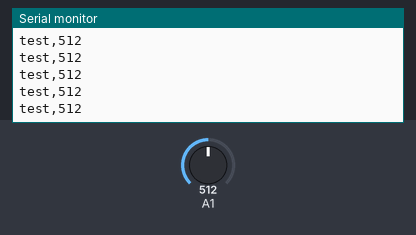
Bench run of a sketch on a simulated Arduino Uno, built with avr-gcc and run on an emulated ATmega328P. Parts: the last lines printed to the serial monitor. Inputs (shaded band) come from the test bench; at power-on: A1 = 512.

Above: at 1.2 s.
1.3 s: A1 set to 716
At 2.1 s:
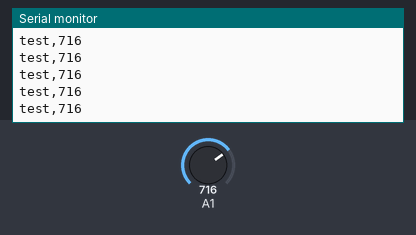
2.8 s: A1 set to 900
At 3.5 s:
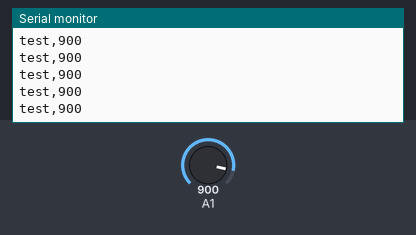
Timing chart, 0 to 5.8 s (numbered marks = the images above; inputs shaded):
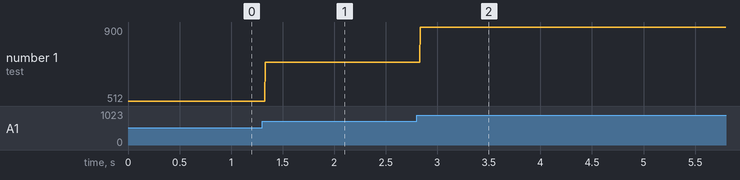

The sketch:

Current_sense_test.ino
```cpp
void setup() {
  Serial.begin(19200);
  pinMode(A1,INPUT);

}

void loop() {
  Serial.print("test,");
  Serial.println(analogRead(A1));
  // put your main code here, to run repeatedly:

}
```

Measured:
- after the input at 1.3 s, the serial monitor: prints a new line at once (image 1)
- after the input at 2.8 s, the serial monitor: prints a new line at once (image 2)
- plotted number 1: 512 → 716 after the input at 1.3 s, 716 → 900 after the input at 2.8 s
